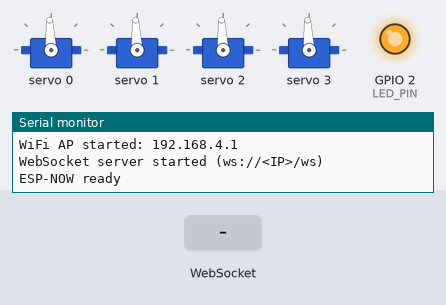
The sketch below on a simulated ESP32. Parts: 4 × servo, output pins drawn as LEDs (lit = HIGH), the last lines printed to the serial monitor. Inputs (shaded band) come from the test bench.

Above: at 0.1 s.
At 2.2 s:
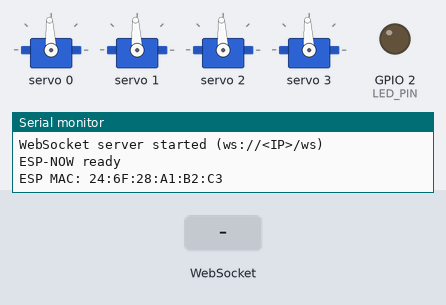
2.3 s: WebSocket text "RESET" received
3.8 s: WebSocket text "SET:" received
5.3 s: WebSocket text "0" received
Timing chart, 0 to 8.3 s (numbered marks = the images above; inputs shaded):
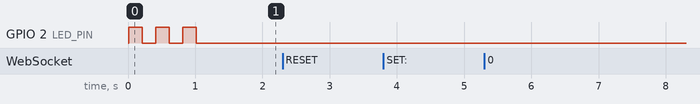

The sketch:

ROBOTARM.ino
```cpp
/*
  - Compatible with ESP32 DevKit V1
  - Controls 4 servos via PCA9685 16ch driver
  - Accepts commands via:
      • ESP-NOW (hand controller) - Blinks LED on receive
      • WebSocket (from your external web app)
  - LED on GPIO 2: Blinks on ESP-NOW init success (3x), and on each receive (1x short blink)
*/

#include <Arduino.h>
#include <WiFi.h>
#include <esp_now.h>
#include <ESPAsyncWebServer.h>
#include <AsyncTCP.h>
#include <Wire.h>
#include <Adafruit_PWMServoDriver.h>

// ====== LED Setup (Built-in on GPIO 2) ======
#define LED_PIN 2
void blinkLED(int times, int duration = 100) {
  for (int i = 0; i < times; i++) {
    digitalWrite(LED_PIN, HIGH);
    delay(duration);
    digitalWrite(LED_PIN, LOW);
    if (i < times - 1) delay(duration);
  }
}

// ====== PCA9685 Setup ======
Adafruit_PWMServoDriver pwm = Adafruit_PWMServoDriver(0x40);

#define SERVO_FREQ 50 // 50Hz for standard servos
#define N_SERVOS 4
int servoAngles[N_SERVOS] = {90, 90, 90, 90};
const int servoChannels[N_SERVOS] = {0, 1, 2, 3}; // PCA9685 channels

// ====== WiFi + WebSocket Setup ======
const char* ssid = "RobotArm_AP";
const char* password = "12345678";

AsyncWebServer server(80);
AsyncWebSocket ws("/ws");

// ====== ESP-NOW Command Structure ======
typedef struct {
  uint16_t seq;
  uint8_t base;
  uint8_t shoulder;
  uint8_t elbow;
  uint8_t gripper;
  uint8_t battery;
} __attribute__((packed)) ArmCommand;

ArmCommand lastCmd;

// ====== Servo Helper Functions ======
uint16_t angleToPulse(int angle) {
  // Map 0–180° to 500–2500 µs (PCA9685 uses 4096 steps)
  int pulse_us = map(angle, 0, 180, 500, 2500);
  return (uint16_t)((pulse_us * 4096L) / (1000000L / SERVO_FREQ));
}

void writeServo(int index, int angle) {
  angle = constrain(angle, 0, 180);
  uint16_t pulse = angleToPulse(angle);
  pwm.setPWM(servoChannels[index], 0, pulse);
  servoAngles[index] = angle;
}

// ====== Reset Arm Position ======
void resetPosition() {
  Serial.println("Reset -> 90° all servos");
  for (int i = 0; i < N_SERVOS; i++) {
    writeServo(i, 90);
    delay(20);
  }
}

// ====== ESP-NOW Receive Callback ======
void onRecv(const esp_now_recv_info *recv_info, const uint8_t *incomingData, int len) {
  if (len != sizeof(ArmCommand)) return;
  memcpy(&lastCmd, incomingData, sizeof(ArmCommand));
  Serial.printf("ESP-NOW: seq=%d B=%d S=%d E=%d G=%d\n",
                lastCmd.seq, lastCmd.base, lastCmd.shoulder, lastCmd.elbow, lastCmd.gripper);

  // Blink LED on receive
  blinkLED(1, 100);

  writeServo(0, lastCmd.base);
  writeServo(1, lastCmd.shoulder);
  writeServo(2, lastCmd.elbow);
  writeServo(3, lastCmd.gripper);
}

// ====== WebSocket Message Handler ======
void handleWebSocketMessage(void *arg, uint8_t *data, size_t len) {
  AwsFrameInfo *info = (AwsFrameInfo *)arg;
  if (info->final && info->index == 0 && info->len == len && info->opcode == WS_TEXT) {
    data[len] = 0;
    String msg = (char*)data;
    Serial.println("WS Msg: " + msg);

    if (msg == "RESET") {
      resetPosition();
      ws.textAll("OK:RESET");
    } else if (msg.startsWith("SET:")) {
      int idx, ang;
      if (sscanf(msg.c_str(), "SET:%d:%d", &idx, &ang) == 2) {
        if (idx >= 0 && idx < N_SERVOS && ang >= 0 && ang <= 180) {
          writeServo(idx, ang);
          ws.textAll("OK:SET");
        }
      }
    }
  }
}

void onEvent(AsyncWebSocket *server, AsyncWebSocketClient *client,
             AwsEventType type, void *arg, uint8_t *data, size_t len) {
  if (type == WS_EVT_CONNECT) {
    Serial.println("WebSocket client connected");
    client->text("Connected to ESP32 Robot Arm");
  } else if (type == WS_EVT_DISCONNECT) {
    Serial.println("WebSocket client disconnected");
  } else if (type == WS_EVT_DATA) {
    handleWebSocketMessage(arg, data, len);
  }
}

// ====== Setup ======
void setup() {
  Serial.begin(115200);
  Serial.println("ESP32 Robot Arm (PCA9685 + WebSocket + ESP-NOW)");

  // Initialize LED
  pinMode(LED_PIN, OUTPUT);
  digitalWrite(LED_PIN, LOW);

  // Initialize I2C and PCA9685
  Wire.begin();
  pwm.begin();
  pwm.setPWMFreq(SERVO_FREQ);
  delay(10);

  // Set servos to initial angles
  for (int i = 0; i < N_SERVOS; i++) writeServo(i, servoAngles[i]);

  // Wi-Fi Access Point
  WiFi.mode(WIFI_AP_STA);
  WiFi.softAP(ssid, password);
  Serial.print("WiFi AP started: ");
  Serial.println(WiFi.softAPIP());

  // WebSocket setup
  ws.onEvent(onEvent);
  server.addHandler(&ws);
  server.begin();
  Serial.println("WebSocket server started (ws://<IP>/ws)");

  // ESP-NOW setup
  if (esp_now_init() == ESP_OK) {
    esp_now_register_recv_cb(onRecv);
    Serial.println("ESP-NOW ready");
    blinkLED(3, 200);  // Blink 3 times on successful init
  } else {
    Serial.println("ESP-NOW init failed!");
    blinkLED(5, 500);  // Error blink: 5 long blinks
  }

  Serial.print("ESP MAC: ");
  Serial.println(WiFi.macAddress());
}

// ====== Main Loop ======
void loop() {
  // Nothing heavy; all handled by callbacks
  delay(10);
}
```
